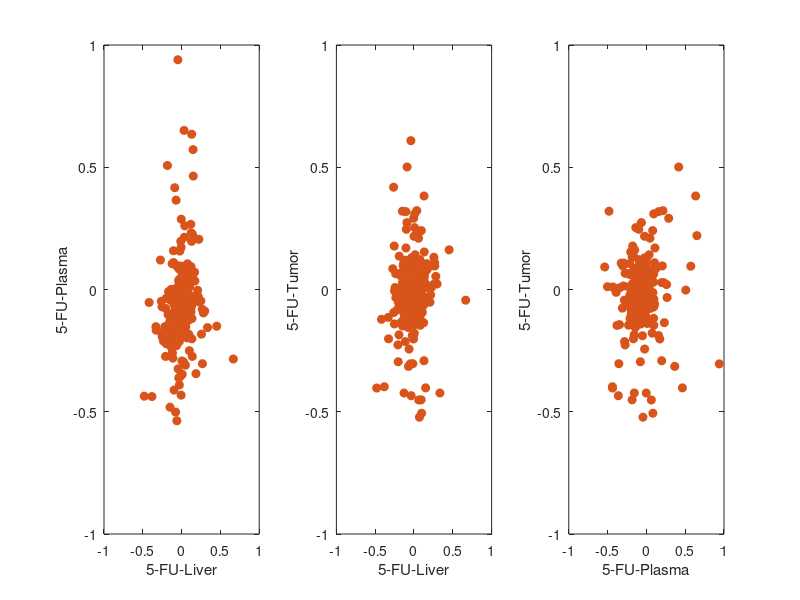

Write MATLAB code to recreate this figure. (Note: this script raises an error after producing the figure.)
Samples=textread('SampleList.txt','%s','delimiter','\n');
load FCs.txt

[a idx]=sort(Samples);
Samples=Samples(idx);
FCs=FCs(:,idx);

Mets=textread('MetaboliteOverlap.txt','%s','delimiter','\n');
count=0;
allpos=1:length(Mets);
tag=allpos;

SubPosList={1:3,4:6,7:9};
for npos=1:3
    SubPos=SubPosList{npos};
    figure;
    title('Fold Change Comparison');
    count=0;
    for i=1:2
        for j=i+1:3
            count=count+1;
            subplot(1,3,count);
            hold on;
            box on;         
            scatter(log10(FCs(tag>0,SubPos(i))),log10(FCs(tag>0,SubPos(j))),'filled',...
                'Marker','o','MarkerEdgeColor',[0.85 0.33 0.1],'MarkerFaceColor',[0.85 0.33 0.1]);           
            xlabel(Samples(SubPos(i)));
            ylabel(Samples(SubPos(j)));           
            xlim([-1 1]);
            ylim([-1 1]);
        end
    end
    colormap('redbluecmap');
    CovMat=corr(FCs(tag>0,SubPos),'type','Spearman');
    figure;
    heatmap(CovMat,Samples(SubPos),Samples(SubPos),'%0.3f%','MinColorValue',-1,'MaxColorValue',1,...
        'FontSize',14,'TickFontSize',14,'ShowAllTicks',true,'TickAngle',45,'GridLines',':');
    title('Spearman Correlation');
    colorbar;
    colormap('redbluecmap');
end